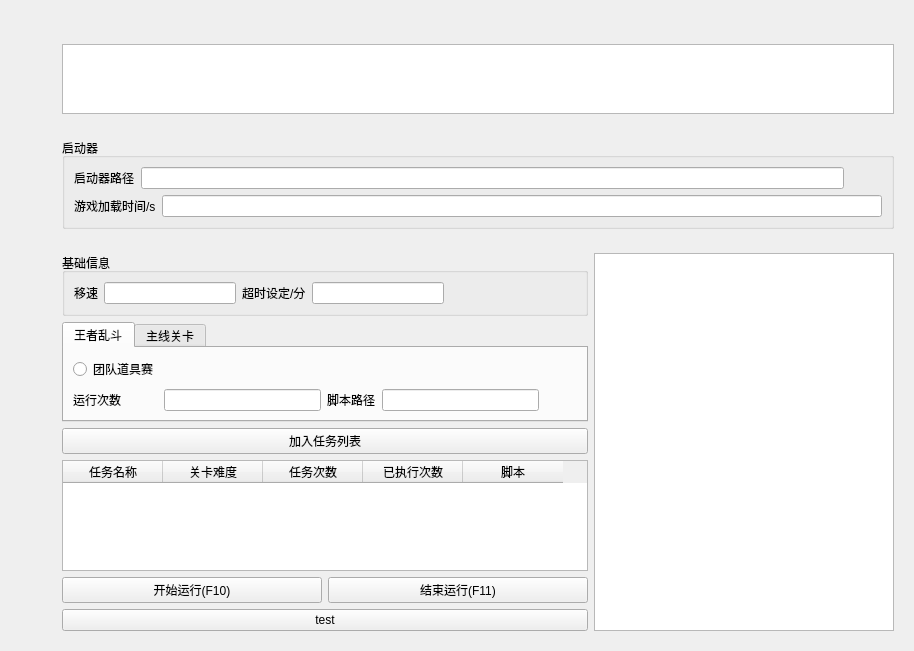
<?xml version="1.0" encoding="UTF-8"?>
<ui version="4.0">
 <class>SubSSJJWidget</class>
 <widget class="QWidget" name="SubSSJJWidget">
  <property name="geometry">
   <rect>
    <x>0</x>
    <y>0</y>
    <width>914</width>
    <height>651</height>
   </rect>
  </property>
  <property name="windowTitle">
   <string>Form</string>
  </property>
  <layout class="QHBoxLayout" name="horizontalLayout">
   <item>
    <layout class="QVBoxLayout" name="toolPart">
     <item>
      <widget class="QPushButton" name="writePushButton">
       <property name="toolTip">
        <string>脚本编写</string>
       </property>
       <property name="styleSheet">
        <string notr="true">QPushButton {
    border: none; 
width: 20px; height: 50px;
}
QPushButton:hover {
border: 2px solid blue;
}
QPushButton:pressed {
 border: 2px solid red; 
 }</string>
       </property>
       <property name="text">
        <string/>
       </property>
       <property name="icon">
        <iconset resource="../resource.qrc">
         <normaloff>:/icon/resources/icons/writerOrModify.svg</normaloff>:/icon/resources/icons/writerOrModify.svg</iconset>
       </property>
       <property name="iconSize">
        <size>
         <width>36</width>
         <height>36</height>
        </size>
       </property>
      </widget>
     </item>
     <item>
      <widget class="QPushButton" name="nodeEditorPushButton">
       <property name="styleSheet">
        <string notr="true">QPushButton {
    border: none; 
width: 20px; height: 50px;
}
QPushButton:hover {
border: 2px solid blue;
}
QPushButton:pressed {
 border: 2px solid red; 
 }</string>
       </property>
       <property name="text">
        <string/>
       </property>
       <property name="icon">
        <iconset resource="../resource.qrc">
         <normaloff>:/icon/resources/icons/nodeEditor.svg</normaloff>:/icon/resources/icons/nodeEditor.svg</iconset>
       </property>
       <property name="iconSize">
        <size>
         <width>36</width>
         <height>36</height>
        </size>
       </property>
      </widget>
     </item>
     <item>
      <widget class="QPushButton" name="scriptPushButton">
       <property name="minimumSize">
        <size>
         <width>36</width>
         <height>36</height>
        </size>
       </property>
       <property name="toolTip">
        <string>全自动脚本</string>
       </property>
       <property name="styleSheet">
        <string notr="true">QPushButton {
    border: none; 
width: 20px; height: 50px;
}
QPushButton:hover {
border: 2px solid blue;
}
QPushButton:pressed {
 border: 2px solid red; 
 }</string>
       </property>
       <property name="text">
        <string/>
       </property>
       <property name="icon">
        <iconset resource="../resource.qrc">
         <normaloff>:/icon/resources/icons/script.png</normaloff>:/icon/resources/icons/script.png</iconset>
       </property>
       <property name="iconSize">
        <size>
         <width>36</width>
         <height>36</height>
        </size>
       </property>
      </widget>
     </item>
     <item>
      <widget class="QPushButton" name="localMusicPushButton">
       <property name="toolTip">
        <string/>
       </property>
       <property name="styleSheet">
        <string notr="true">QPushButton {
    border: none; 
width: 20px; height: 50px;
}
QPushButton:hover {
border: 2px solid blue;
}
QPushButton:pressed {
 border: 2px solid red; 
 }</string>
       </property>
       <property name="text">
        <string/>
       </property>
       <property name="icon">
        <iconset resource="../resource.qrc">
         <normaloff>:/icon/resources/icons/spider.png</normaloff>:/icon/resources/icons/spider.png</iconset>
       </property>
       <property name="iconSize">
        <size>
         <width>36</width>
         <height>36</height>
        </size>
       </property>
      </widget>
     </item>
     <item>
      <widget class="QPushButton" name="settingPushButton">
       <property name="styleSheet">
        <string notr="true">QPushButton {
    border: none; 
width: 20px; height: 50px;
}
QPushButton:hover {
border: 2px solid blue;
}
QPushButton:pressed {
 border: 2px solid red; 
 }</string>
       </property>
       <property name="text">
        <string/>
       </property>
       <property name="icon">
        <iconset resource="../resource.qrc">
         <normaloff>:/icon/resources/icons/setting.png</normaloff>:/icon/resources/icons/setting.png</iconset>
       </property>
       <property name="iconSize">
        <size>
         <width>36</width>
         <height>36</height>
        </size>
       </property>
      </widget>
     </item>
     <item>
      <widget class="QPushButton" name="closePushButton">
       <property name="toolTip">
        <string>关闭</string>
       </property>
       <property name="styleSheet">
        <string notr="true">QPushButton {
    border: none; 
width: 20px; height: 50px;
}
QPushButton:hover {
border: 2px solid blue;
}
QPushButton:pressed {
 border: 2px solid red; 
 }</string>
       </property>
       <property name="text">
        <string/>
       </property>
       <property name="icon">
        <iconset resource="../resource.qrc">
         <normaloff>:/icon/resources/icons/IconamoonCloseCircle1.svg</normaloff>:/icon/resources/icons/IconamoonCloseCircle1.svg</iconset>
       </property>
       <property name="iconSize">
        <size>
         <width>36</width>
         <height>36</height>
        </size>
       </property>
      </widget>
     </item>
     <item>
      <spacer name="verticalSpacer">
       <property name="orientation">
        <enum>Qt::Orientation::Vertical</enum>
       </property>
       <property name="sizeHint" stdset="0">
        <size>
         <width>20</width>
         <height>40</height>
        </size>
       </property>
      </spacer>
     </item>
    </layout>
   </item>
   <item>
    <layout class="QVBoxLayout" name="verticalLayout">
     <item>
      <widget class="QWidget" name="writeScriptWidget" native="true">
       <layout class="QVBoxLayout" name="verticalLayout_6">
        <item>
         <widget class="QWidget" name="qsciWidget" native="true"/>
        </item>
       </layout>
      </widget>
     </item>
     <item>
      <widget class="QWidget" name="nodeEditorWidget" native="true">
       <property name="minimumSize">
        <size>
         <width>0</width>
         <height>0</height>
        </size>
       </property>
       <layout class="QHBoxLayout" name="horizontalLayout_3">
        <item>
         <widget class="QGraphicsView" name="nodeEditorGraphicsView"/>
        </item>
       </layout>
      </widget>
     </item>
     <item>
      <widget class="QWidget" name="settingWidget" native="true">
       <layout class="QVBoxLayout" name="verticalLayout_2">
        <item>
         <widget class="QGroupBox" name="launcherGroupBox">
          <property name="title">
           <string>启动器</string>
          </property>
          <layout class="QVBoxLayout" name="verticalLayout_3">
           <item>
            <layout class="QHBoxLayout" name="pathHorizontalLayout">
             <item>
              <widget class="QLabel" name="launcherPathLabel">
               <property name="text">
                <string>启动器路径</string>
               </property>
              </widget>
             </item>
             <item>
              <widget class="QLineEdit" name="launcherPathLineEdit"/>
             </item>
             <item>
              <widget class="QPushButton" name="chooseLauncherPathPushButton">
               <property name="styleSheet">
                <string notr="true">QPushButton {
    border: none; 
}
QPushButton:hover {
border: 2px solid blue;
}
QPushButton:pressed {
 border: 2px solid red; 
 }</string>
               </property>
               <property name="text">
                <string/>
               </property>
               <property name="icon">
                <iconset resource="../resource.qrc">
                 <normaloff>:/icon/resources/icons/PhFolderNotchOpen.svg</normaloff>:/icon/resources/icons/PhFolderNotchOpen.svg</iconset>
               </property>
               <property name="iconSize">
                <size>
                 <width>18</width>
                 <height>18</height>
                </size>
               </property>
              </widget>
             </item>
            </layout>
           </item>
           <item>
            <spacer name="verticalSpacer_2">
             <property name="orientation">
              <enum>Qt::Orientation::Vertical</enum>
             </property>
             <property name="sizeHint" stdset="0">
              <size>
               <width>20</width>
               <height>40</height>
              </size>
             </property>
            </spacer>
           </item>
           <item>
            <layout class="QHBoxLayout" name="loadSettingHorizontalLayout">
             <item>
              <widget class="QLabel" name="loadingTimeLabel">
               <property name="text">
                <string>游戏加载时间/s</string>
               </property>
              </widget>
             </item>
             <item>
              <widget class="QLineEdit" name="loadingTimeLineEdit"/>
             </item>
            </layout>
           </item>
          </layout>
         </widget>
        </item>
       </layout>
      </widget>
     </item>
     <item>
      <widget class="QWidget" name="scriptWidget" native="true">
       <layout class="QHBoxLayout" name="horizontalLayout_2">
        <item>
         <layout class="QVBoxLayout" name="scriptSettingWidget">
          <item>
           <widget class="QGroupBox" name="basicInfoGroupBox">
            <property name="title">
             <string>基础信息</string>
            </property>
            <layout class="QGridLayout" name="gridLayout">
             <item row="0" column="2">
              <widget class="QLabel" name="singleScriptTimeLabel">
               <property name="toolTip">
                <string>单次脚本最大执行时间（游戏内）</string>
               </property>
               <property name="text">
                <string>超时设定/分</string>
               </property>
              </widget>
             </item>
             <item row="0" column="1">
              <widget class="QLineEdit" name="moveSpeedLineEdit"/>
             </item>
             <item row="0" column="4">
              <spacer name="horizontalSpacer">
               <property name="orientation">
                <enum>Qt::Orientation::Horizontal</enum>
               </property>
               <property name="sizeHint" stdset="0">
                <size>
                 <width>40</width>
                 <height>20</height>
                </size>
               </property>
              </spacer>
             </item>
             <item row="0" column="0">
              <widget class="QLabel" name="moveSpeedLabel">
               <property name="text">
                <string>移速</string>
               </property>
              </widget>
             </item>
             <item row="0" column="3">
              <widget class="QLineEdit" name="singleScriptTimeLineEdit">
               <property name="toolTip">
                <string>单次脚本最大执行时间（游戏内）</string>
               </property>
              </widget>
             </item>
            </layout>
           </widget>
          </item>
          <item>
           <widget class="QTabWidget" name="tabWidget">
            <property name="currentIndex">
             <number>0</number>
            </property>
            <widget class="QWidget" name="LDTab">
             <attribute name="title">
              <string>王者乱斗</string>
             </attribute>
             <layout class="QGridLayout" name="gridLayout_2">
              <item row="2" column="2">
               <widget class="QLabel" name="LDScriptLabel">
                <property name="toolTip">
                 <string>可选</string>
                </property>
                <property name="text">
                 <string>脚本路径</string>
                </property>
               </widget>
              </item>
              <item row="1" column="0">
               <spacer name="verticalSpacer_3">
                <property name="orientation">
                 <enum>Qt::Orientation::Vertical</enum>
                </property>
                <property name="sizeHint" stdset="0">
                 <size>
                  <width>20</width>
                  <height>40</height>
                 </size>
                </property>
               </spacer>
              </item>
              <item row="2" column="1">
               <widget class="QLineEdit" name="LDRunTimesLineEdit"/>
              </item>
              <item row="2" column="3">
               <widget class="QLineEdit" name="LDScriptPathLineEdit">
                <property name="toolTip">
                 <string>可选</string>
                </property>
               </widget>
              </item>
              <item row="0" column="1">
               <spacer name="horizontalSpacer_2">
                <property name="orientation">
                 <enum>Qt::Orientation::Horizontal</enum>
                </property>
                <property name="sizeHint" stdset="0">
                 <size>
                  <width>40</width>
                  <height>20</height>
                 </size>
                </property>
               </spacer>
              </item>
              <item row="2" column="4">
               <widget class="QPushButton" name="chooseLDScriptPathPushButton">
                <property name="styleSheet">
                 <string notr="true">QPushButton {
    border: none; 
}
QPushButton:hover {
border: 2px solid blue;
}
QPushButton:pressed {
 border: 2px solid red; 
 }</string>
                </property>
                <property name="text">
                 <string/>
                </property>
                <property name="icon">
                 <iconset resource="../resource.qrc">
                  <normaloff>:/icon/resources/icons/PhFolderNotchOpen.svg</normaloff>:/icon/resources/icons/PhFolderNotchOpen.svg</iconset>
                </property>
                <property name="iconSize">
                 <size>
                  <width>18</width>
                  <height>18</height>
                 </size>
                </property>
               </widget>
              </item>
              <item row="2" column="0">
               <widget class="QLabel" name="LDRunTimesLabel">
                <property name="text">
                 <string>运行次数</string>
                </property>
               </widget>
              </item>
              <item row="0" column="0">
               <widget class="QRadioButton" name="teamPropRadioButton">
                <property name="text">
                 <string>团队道具赛</string>
                </property>
               </widget>
              </item>
             </layout>
            </widget>
            <widget class="QWidget" name="ZXTab">
             <attribute name="title">
              <string>主线关卡</string>
             </attribute>
            </widget>
           </widget>
          </item>
          <item>
           <widget class="QPushButton" name="addTaskPushButton">
            <property name="text">
             <string>加入任务列表</string>
            </property>
           </widget>
          </item>
          <item>
           <widget class="QTableWidget" name="taskTableWidget">
            <property name="toolTip">
             <string>单击可清除任务</string>
            </property>
            <column>
             <property name="text">
              <string>任务名称</string>
             </property>
            </column>
            <column>
             <property name="text">
              <string>关卡难度</string>
             </property>
            </column>
            <column>
             <property name="text">
              <string>任务次数</string>
             </property>
            </column>
            <column>
             <property name="text">
              <string>已执行次数</string>
             </property>
            </column>
            <column>
             <property name="text">
              <string>脚本</string>
             </property>
            </column>
           </widget>
          </item>
          <item>
           <layout class="QHBoxLayout" name="controlHorizontalLayout">
            <item>
             <widget class="QPushButton" name="startPushButton">
              <property name="text">
               <string>开始运行(F10)</string>
              </property>
             </widget>
            </item>
            <item>
             <widget class="QPushButton" name="endPushButton">
              <property name="text">
               <string>结束运行(F11)</string>
              </property>
             </widget>
            </item>
           </layout>
          </item>
          <item>
           <widget class="QPushButton" name="testPushButton">
            <property name="text">
             <string>test</string>
            </property>
           </widget>
          </item>
         </layout>
        </item>
        <item>
         <widget class="QTextEdit" name="remindTextEdit">
          <property name="maximumSize">
           <size>
            <width>300</width>
            <height>16777215</height>
           </size>
          </property>
         </widget>
        </item>
       </layout>
      </widget>
     </item>
    </layout>
   </item>
  </layout>
 </widget>
 <resources>
  <include location="../resource.qrc"/>
 </resources>
 <connections/>
</ui>
